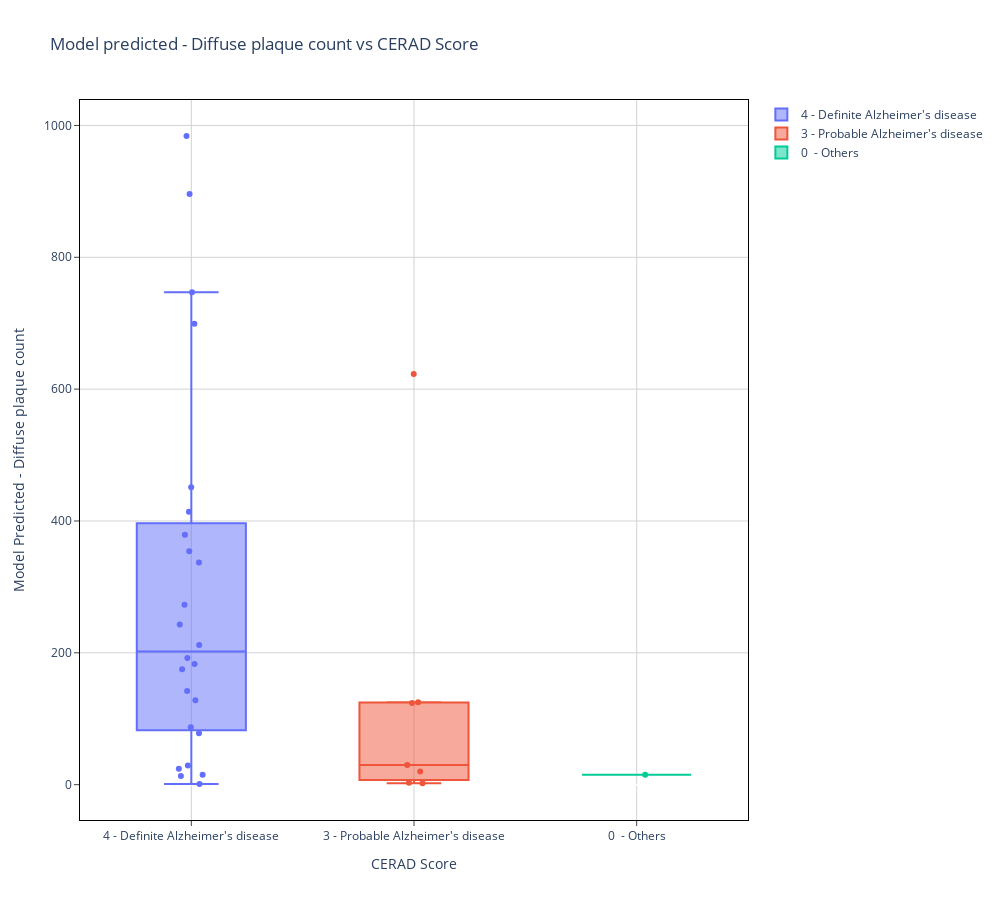

The notebook cell saved with this chart:
### Code cell
title =  "Model predicted - Diffuse plaque count vs CERAD Score" 
y_axis_title = "Model Predicted - Diffuse plaque count"  
boxplot_plaque("total_diffuse_plaques", title, x_axis_title, y_axis_title )

### Figure 1 — Plotly figure (JSON) as saved in the notebook; plotly's stock layout.template omitted (floating-point values rounded to 4 significant figures)
{"data": [{"boxpoints": "all", "jitter": 0.3, "name": "4 - Definite Alzheimer's disease", "pointpos": 0, "type": "box", "y": [1, 128, 24, 379, 354, 451, 212, 273, 243, 13, 984, 699, 747, 87, 896, 414, 183, 175, 192, 29, 142, 15, 337, 78]}, {"boxpoints": "all", "jitter": 0.3, "name": "3 - Probable Alzheimer's disease", "pointpos": 0, "type": "box", "y": [30, 20, 2, 124, 3, 125, 623]}, {"boxpoints": "all", "jitter": 0.3, "name": "0  - Others", "pointpos": 0, "type": "box", "y": [15]}], "layout": {"height": 900, "plot_bgcolor": "white", "title": {"text": "Model predicted - Diffuse plaque count vs CERAD Score"}, "width": 1000, "xaxis": {"gridcolor": "lightgrey", "linecolor": "black", "mirror": true, "showline": true, "ticks": "outside", "title": {"text": "CERAD Score"}}, "yaxis": {"gridcolor": "lightgrey", "linecolor": "black", "mirror": true, "showline": true, "ticks": "outside", "title": {"text": "Model Predicted - Diffuse plaque count"}}}}
